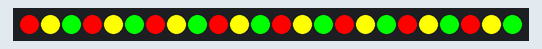
Simulated run of this sketch. Board: Arduino Uno, built with avr-gcc and run on an emulated ATmega328P. On the bench: 24 RGB LEDs in strip order, left to right. What the sketch prints to the serial monitor is not drawn.

Above: at 0.1 s.
At 2.12 s:
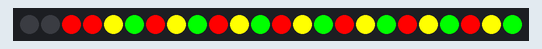
At 3.2 s:
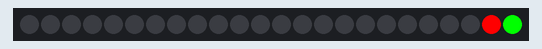
At 10.01 s:
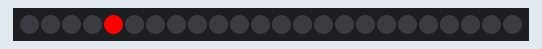
At 19.96 s:
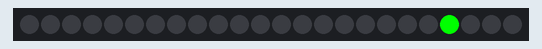
At 39.86 s:
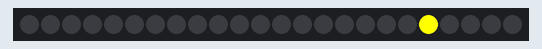

The sketch:

UnoLedBarGraph24.ino
```cpp
#include <Wire.h>
#include "Adafruit_LEDBackpack.h"

Adafruit_24bargraph bar;

void setup() {
  Serial.begin(115200);
  Serial.println("HT16K33 Bi-Color Bargraph test");

  bar.begin(0x70);  // pass in the address

  for (uint8_t b=0; b<24; b++ ){
    if ((b % 3) == 0)  bar.setBar(b, LED_RED);
    if ((b % 3) == 1)  bar.setBar(b, LED_YELLOW);
    if ((b % 3) == 2)  bar.setBar(b, LED_GREEN);
  }
  bar.writeDisplay();
  delay(2000);
}


void loop()
{
 for (uint8_t b=0; b<24; b++)
 {
   bar.setBar(b, LED_RED);
   bar.writeDisplay();
   delay(50);
   bar.setBar(b, LED_OFF);
   bar.writeDisplay();
 }

  for (uint8_t b=0; b<24; b++)
  {
   bar.setBar(b, LED_GREEN);
   bar.writeDisplay();
   delay(50);
   bar.setBar(b, LED_OFF);
   bar.writeDisplay();
 }

 for (uint8_t b=0; b<24; b++)
 {
   bar.setBar(23-b, LED_YELLOW);
   bar.writeDisplay();
   delay(50);
   bar.setBar(23-b, LED_OFF);
   bar.writeDisplay();
 }

 return;

 for (uint8_t b=0; b<24; b++ ){
    if ((b % 3) == 0)  bar.setBar(b, LED_RED);
    if ((b % 3) == 1)  bar.setBar(b, LED_YELLOW);
    if ((b % 3) == 2)  bar.setBar(b, LED_GREEN);
  }
  bar.writeDisplay();
}
```
